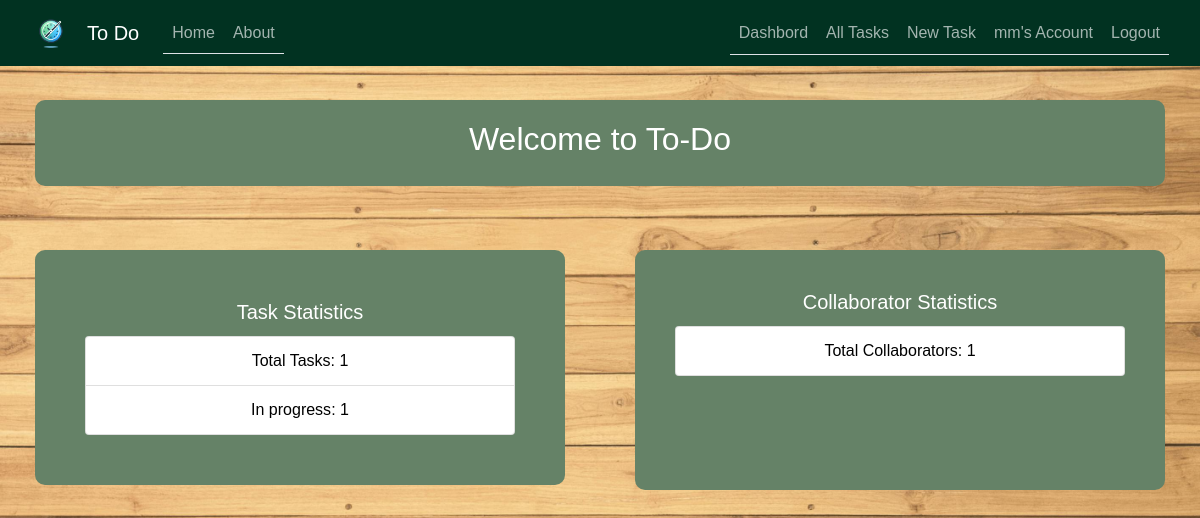
The page /dashbord (signed in) on the database its author committed.
### To_Do/models.py (models this page shows, shortened)
class User(db.Model, UserMixin):
    id = db.Column(db.Integer, primary_key=True)
    username = db.Column(db.String(50), unique=True, nullable=False)
    email = db.Column(db.String(100), unique=True, nullable=False)
    password = db.Column(db.String(255), nullable=False)
    date_joined = db.Column(db.DateTime, default=datetime.now)
    last_login = db.Column(db.DateTime, default=datetime.now)
    tasks = db.relationship("Task", backref="user", lazy=True)
    task_collaborators = db.relationship("TaskCollaborator", backref="user", lazy=True)

class Task(db.Model):
    id = db.Column(db.Integer, primary_key=True)
    user_id = db.Column(db.Integer, db.ForeignKey("user.id"), nullable=False)
    title = db.Column(db.String(255), nullable=False)
    description = db.Column(db.Text)
    status = db.Column(
        db.Enum("in progress", "completed", "pending"), default="in progress"
    )
    priority = db.Column(db.Enum("low", "medium", "high"), default="medium")
    due_date = db.Column(db.DateTime, default=datetime.utcnow)
    created_at = db.Column(db.DateTime, default=datetime.utcnow)
    updated_at = db.Column(
        db.DateTime, default=datetime.utcnow, onupdate=datetime.utcnow
    )
    notes = db.relationship(
        "Note", backref="task", lazy=True, cascade="all, delete-orphan"
    )
    task_collaborators = db.relationship(
        "TaskCollaborator", backref="task", lazy=True, cascade="all, delete-orphan"
    )

### To_Do/main/routes.py (the view)
@main.route("/dashbord")
@login_required
def dashbord():
    num_tasks = Task.query.filter_by(user_id=current_user.id).count()
    status_counts = db.session.query(Task.status, func.count(Task.id)).filter_by(user_id=current_user.id).group_by(Task.status).all()
    num_tasks_by_status = {status: count for status, count in status_counts}
    num_collaborators = db.session.query(
        func.count(func.distinct(TaskCollaborator.user_id))).filter(
            TaskCollaborator.task_id.in_(
        db.session.query(Task.id).filter_by(user_id=current_user.id)
    )
).scalar()
    return render_template('dashbord.html', title='Dashbord', num_tasks=num_tasks,
                           num_tasks_by_status=num_tasks_by_status,
                           num_collaborators=num_collaborators, custom_css="dashbord")

### To_Do/models.py (called while the page is built)
@login_manager.user_loader
def load_user(user_id):
    return User.query.get(int(user_id))

### To_Do/templates/dashbord.html
{% extends "base.html" %}
{% block content %}
<div class="container1">
    <div class="content-section1">
        <h2>Welcome to To-Do</h2>
    </div>
    <br>
    <div class="row justify-content-center">
        <div class="col-md-6 mb-3">
            <div class="card content-section1">
                <div class="card-body">
                    <h5 class="card-title">Task Statistics</h5>
                    <ul class="list-group">
                        <li class="list-group-item" style="color:rgb(0, 0, 0);">Total Tasks: {{ num_tasks }}</li>
                        {% for status, count in num_tasks_by_status.items() %}
                        <li class="list-group-item" style="color:rgb(0, 0, 0);">{{ status.capitalize() }}: {{ count }}</li>
                        {% endfor %}
                    </ul>
                </div>
            </div>
        </div>
        <div class="col-md-6 mb-3">
            <div class="card2 content-section1">
                <div class="card-body">
                    <h5 class="card-title">Collaborator Statistics</h5>
                    <ul class="list-group">
                        <li class="list-group-item" style="color:rgb(0, 0, 0);">Total Collaborators: {{ num_collaborators }}</li>
                    </ul>
                </div>
            </div>
        </div>
    </div>
</div>
{% endblock content %}

### To_Do/templates/base.html (shortened to what this page needs)
<!DOCTYPE html>
<html>
<head>
    <link rel="stylesheet" href="https://maxcdn.bootstrapcdn.com/bootstrap/4.0.0/css/bootstrap.min.css">
    <link rel="stylesheet" type="text/css" href="{{ url_for('static', filename='/css/main.css') }}">
    {% if custom_css %}
       <link rel="stylesheet" href="{{ url_for('static', filename='/css/' + custom_css + '.css') }}">
    {% endif %}
</head>
<body>
    <header class="site-header">
      <nav class="navbar navbar-expand-md navbar-dark bg-steel fixed-top">
        <div class="container">
        <a class="navbar-brand" href="/">
          <img src="{{ url_for('static', filename='logo.png') }}" alt="Logo" style="width:40px;">
        </a>
          <a class="navbar-brand mr-4" href="/">To Do</a>
          <div class="collapse navbar-collapse" id="navbarToggle">
            <div class="nav nav-tabs mr-auto navbar-nav">
              <a class="nav-item nav-link" href="/">Home</a>
              <a class="nav-item nav-link" href="/about">About</a>
            </div>
            <div class="nav nav-tabs">
              <div class="navbar-nav">
                {% if current_user.is_authenticated %}
                <a class="nav-link" href="/dashbord">Dashbord</a>
                  <a class="nav-link" href="{{ url_for('tasks.all_tasks') }}"> All Tasks </a>
                  <a class="nav-link" href="{{ url_for('tasks.new_task') }}">New Task</a>
                  <a class="nav-link" href="/account">{{ current_user.username }}'s Account</a>
                  <a class="nav-link" href="logout">Logout</a>
                {% else %}
                  <a class="nav-item nav-link" href="{{ url_for('users.login') }}">Login</a>
                  <a class="nav-item nav-link" href="{{ url_for('users.sign_up') }}">Sign Up</a>
                {% endif %}
              </div>
            </div>
          </div>
        </div>
      </nav>
    </header>
    <main role="main" class="container">
      <div class="row">
        <div class="col-md-12">
          {% block content %}{% endblock %}
        </div>
      </div>
    </main>
  </body>
</html>

### To_Do/static/css/main.css (style rules this page uses)
* { box-sizing: border-box; }
body { width: 100%; height: 100vh; font-family: Arial, sans-serif; background-image: url('../background.jpg'); background-position: center; background-size:cover; background-attachment:scroll; position: relative; margin-top: 5rem; color: #000000; }
.bg-steel { background-color: #013221; color: #000000; }
.container { width: 100%; max-width: 1400px; text-align: center; margin: 0 auto; border-radius: 40%; }
.site-header .navbar-nav .nav-link { color: #fdfeffa4; }
a { color: #f3f3f3; text-decoration: none; }

### To_Do/static/css/dashbord.css (style rules this page uses)
.container1 { align-items: center; justify-content: center; }
.content-section1 { background-color: #658267; padding: 20px; margin: 20px; border-radius: 10px; border: none; }
.card { background-color: #658267; padding: 30px; }
.card2 { height: 240px; }
h2, h5 { color: #fff; }

### rows shown on the page
User: username "mm"
Task: capitalize "In progress", count "1"

### other values the page prints
{{ num_tasks }} "1"
{{ num_collaborators }} "1"
